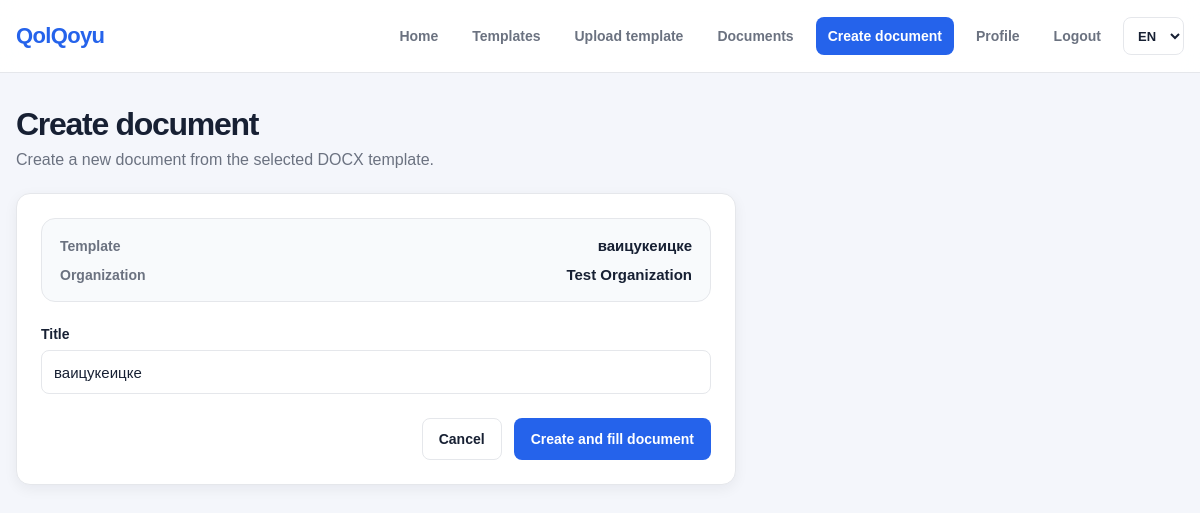
Screenshot of /documents/templates/10/documents/create/ (signed in) with the database file from the repository.
### documents/models.py (models this page shows, shortened)
class DocumentTemplate(models.Model):
    class Status(models.TextChoices):
        ACTIVE = "active", "Active"
        ARCHIVED = "archived", "Archived"
    organization = models.ForeignKey(
        "organizations.Organization",
        on_delete=models.CASCADE,
        related_name="document_templates"
    )
    created_by = models.ForeignKey(
        settings.AUTH_USER_MODEL,
        on_delete=models.PROTECT,
        related_name="created_document_templates"
    )
    title = models.CharField(max_length=255)
    body_template = models.TextField(
        blank=True,
        help_text="Use variables like {{ client_name }}, {{ amount }}"
    )
    template_file = models.FileField(
        upload_to="document_templates/docx/",
        blank=True,
        null=True
    )
    variables = models.JSONField(default=list, blank=True)
    field_schema = models.JSONField(
        default=list,
        blank=True,
        help_text="Groups and fields for document form editor"
    )
    status = models.CharField(
        max_length=20,
        choices=Status.choices,
        default=Status.ACTIVE
    )
    created_at = models.DateTimeField(auto_now_add=True)
    updated_at = models.DateTimeField(auto_now=True)
    class Meta:
        verbose_name = "Document template"
        verbose_name_plural = "Document templates"
        ordering = ["-created_at"]

### organizations/models.py (models this page shows)
class Organization(models.Model):
    name = models.CharField(max_length=255)
    bin = models.CharField(
        max_length=12,
        blank=True,
        null=True,
        verbose_name="BIN"
    )
    created_by = models.ForeignKey(
        settings.AUTH_USER_MODEL,
        on_delete=models.PROTECT,
        related_name="created_organizations"
    )
    created_at = models.DateTimeField(auto_now_add=True)
    updated_at = models.DateTimeField(auto_now=True)
    class Meta:
        verbose_name = "Organization"
        verbose_name_plural = "Organizations"
        ordering = ["name"]
    def __str__(self):
        return self.name

### documents/views.py (the view)
# urls.py: path("templates/<int:template_pk>/documents/create/", views.document_create_from_template, name="document_create_from_template"),
@login_required
def document_create_from_template(request, template_pk):
    template = get_object_or_404(
        DocumentTemplate,
        pk=template_pk,
        created_by=request.user
    )
    if request.method == "POST":
        form = DocumentFromTemplateForm(request.POST)
        if form.is_valid():
            document = form.save(commit=False)
            document.template = template
            document.organization = template.organization
            document.created_by = request.user
            document.status = Document.Status.DRAFT
            document.save()
            field_schema = template.field_schema or []
            for group in field_schema:
                for field in group.get("fields", []):
                    field_key = field.get("key", "").strip()
                    if field_key:
                        DocumentFieldValue.objects.get_or_create(
                            document=document,
                            field_name=field_key,
                            defaults={"field_value": ""}
                        )
            messages.success(request, "Document created. Fill the fields.")
            return redirect("documents:document_fill", pk=document.pk)
    else:
        form = DocumentFromTemplateForm(initial={
            "title": template.title
        })
    return render(request, "documents/document_create_from_template.html", {
        "form": form,
        "template": template,
    })

### documents/forms.py
class DocumentFromTemplateForm(forms.ModelForm):
    class Meta:
        model = Document
        fields = ["title"]
        widgets = {
            "title": forms.TextInput(attrs={
                "class": "form-control",
                "placeholder": "Example: Employment Agreement with John Smith",
            }),
        }

### templates/documents/document_create_from_template.html (shortened to what this page needs)
{% extends "base.html" %}
{% load i18n %}
{% block content %}
<div class="page-header">
    <h1 class="page-title">{% trans "Create document" %}</h1>
    <p class="page-subtitle">
        {% trans "Create a new document from the selected DOCX template." %}
    </p>
</div>
<div class="card form-card">
    <div class="template-info-box">
        <div class="template-info-row">
            <span>{% trans "Template" %}</span>
            <strong>{{ template.title }}</strong>
        </div>
        <div class="template-info-row">
            <span>{% trans "Organization" %}</span>
            <strong>{{ template.organization }}</strong>
        </div>
    </div>
    <form method="post" class="app-form">
        {% for field in form %}
            <div class="form-group">
                <label for="{{ field.id_for_label }}" class="form-label">
                    {{ field.label }}
                </label>
                {{ field }}
            </div>
        {% endfor %}
        <div class="form-actions">
            <a href="{% url 'documents:template_list' %}" class="btn btn-outline">
                {% trans "Cancel" %}
            </a>
            <button type="submit" class="btn btn-primary">
                {% trans "Create and fill document" %}
            </button>
        </div>
    </form>
</div>
{% endblock %}

### static/css/main.css (style rules this page uses)
:root { --bg: #f4f6fb; --surface: #ffffff; --surface-soft: #f8fafc; --text: #172033; --muted: #6b7280; --border: #e5e7eb; --primary: #2563eb; --primary-hover: #1d4ed8; --success: #16a34a; --warning: #d97706; --danger: #dc2626; --radius-sm: 8px; --radius-md: 14px; --radius-lg: 20px; --shadow-sm: 0 4px 14px rgba(15, 23, 42, 0.06); --shadow-md: 0 12px 32px rgba(15, 23, 42, 0.10); }
* { box-sizing: border-box; }
body { margin: 0; font-family: Arial, Helvetica, sans-serif; background: var(--bg); color: var(--text); }
a { color: inherit; text-decoration: none; }
.page-header { margin-bottom: 24px; }
.page-title { margin: 0 0 8px; font-size: 32px; line-height: 1.2; letter-spacing: -0.04em; }
.page-subtitle { margin: 0; color: var(--muted); font-size: 16px; }
.card { background: var(--surface); border: 1px solid var(--border); border-radius: var(--radius-md); box-shadow: var(--shadow-sm); padding: 24px; }
.btn { display: inline-flex; align-items: center; justify-content: center; min-height: 42px; padding: 0 16px; border-radius: var(--radius-sm); border: 1px solid transparent; font-size: 14px; font-weight: 700; cursor: pointer; transition: 0.2s ease; }
.btn-primary { background: var(--primary); color: #ffffff; }
.btn-outline { background: transparent; border-color: var(--border); color: var(--text); }
.form-group { margin-bottom: 18px; }
.form-label { display: block; margin-bottom: 8px; font-size: 14px; font-weight: 700; }
.form-control { width: 100%; min-height: 44px; padding: 10px 12px; border: 1px solid var(--border); border-radius: var(--radius-sm); background: #ffffff; color: var(--text); font-size: 15px; }
.form-card { max-width: 720px; }
.form-actions { display: flex; justify-content: flex-end; gap: 12px; margin-top: 24px; }
.template-info-box { margin-bottom: 24px; padding: 18px; border: 1px solid var(--border); border-radius: var(--radius-md); background: var(--surface-soft); display: grid; gap: 12px; }
.template-info-row { display: flex; align-items: center; justify-content: space-between; gap: 16px; }
.template-info-row span { color: var(--muted); font-size: 14px; font-weight: 700; }
.template-info-row strong { color: var(--text); font-size: 15px; text-align: right; }

### rows the page displays
DocumentTemplate: title "ваицукеицке", organization "Test Organization", form "ваицукеицке"

### other values shown
{{ field.label }} "Title"
